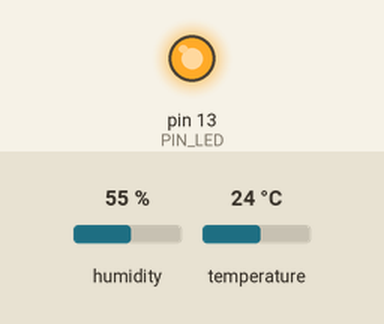
This sketch was run on a simulated Arduino Uno, built with avr-gcc and run on an emulated ATmega328P. On the bench: output pins drawn as LEDs (lit = HIGH). The inputs (shaded band) are chosen by the test bench; at power-on: humidity 55 %, temperature 24 °C. What the sketch prints to the serial monitor is not drawn.

Above: at 0.5 s.
At 3.0 s:
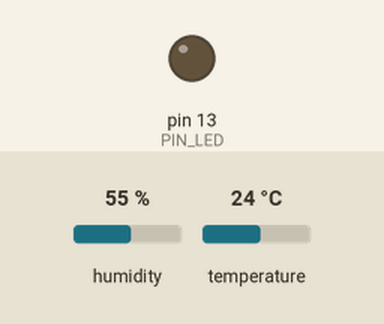
Timing chart, 0 to 6.5 s (numbered marks = the images above):
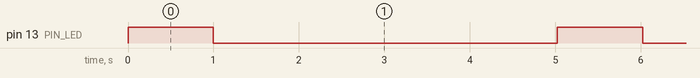

Measured:
- by itself, pin 13 (PIN_LED): alternates HIGH for 1.0 s and LOW for 4.0 s

The sketch:

dht.ino
```cpp
#include <DHT.h>

const int PIN_LED = 13;

const int PIN_DHT = 8;
DHT dht(PIN_DHT, DHT11);

void setup()
{
  pinMode(PIN_LED, OUTPUT);

  Serial.begin(9600);
  Serial.println("DHT11");
  dht.begin();
}

void loop()
{
  digitalWrite(PIN_LED, HIGH);
  delay(1000);

  digitalWrite(PIN_LED, LOW);
  delay(4000);

  float humidity = dht.readHumidity();
  float temperature = dht.readTemperature();

  Serial.print(humidity);
  Serial.print(",");
  Serial.print(temperature);
  Serial.println(",");
}
```
